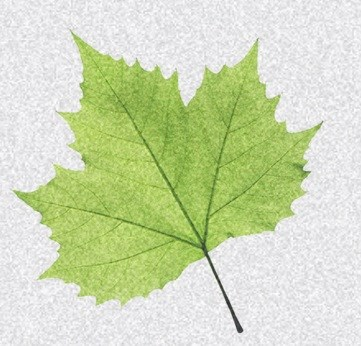
#> input picture img.jpg, 361 x 346 px
$ python main.py
#> lines starting #> are read from the running program, lines starting #| are printed output that depends on the picture
from PIL import Image
import numpy as np

img = Image.open('img.jpg').convert('L')
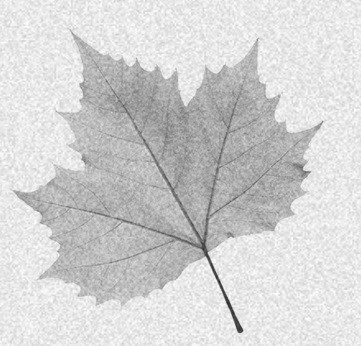
#> img: PIL image 361x346 L; min 34, max 255, mean 210.7

matrice = np.array(img)

print(matrice[0, 0])
#| 223
print(len(matrice))
#| 346
#> (the run stopped early here; a loop or call above may not have finished)
